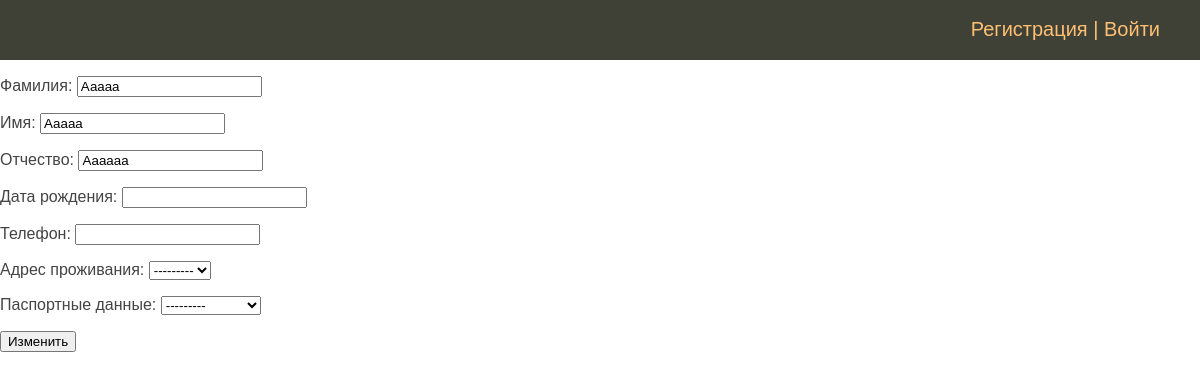
Page /person_mod/1/ on the committed database.
### person/models.py (models this page shows, shortened)
class Person(models.Model):
    second_name = models.CharField(max_length=50, verbose_name='Фамилия')
    first_name = models.CharField(max_length=50, verbose_name='Имя')
    patronymic = models.CharField(max_length=50, blank=True, null=True, verbose_name='Отчество')
    date_of_bird = models.DateField(blank=True, null=True, verbose_name='Дата рождения')
    phone_number = models.IntegerField(max_length=11, blank=True, null=True, verbose_name='Телефон')
    residence_address = models.OneToOneField(ResidenceAddress, on_delete=models.CASCADE,
                                             blank=True, null=True, verbose_name='Адрес проживания')
    passport = models.OneToOneField(Passport, on_delete=models.CASCADE,
                                    blank=True, null=True, verbose_name='паспортные данные')
    class Meta:
        verbose_name = 'ФИО'
        verbose_name_plural = 'ФИО'

### person/views.py (the view)
# urls.py: path('person_mod/<int:pk>/', views.person_mod, name='person_mod'),
def person_mod(request, pk):
    print(pk)
    post = get_object_or_404(Person, pk=pk)
    if request.method == 'POST':
        form = AddPerson(request.POST, instance=post)
        if form.is_valid():
            form.save()
            return redirect('person_list')
    else:
        form = AddPerson(instance=post)
    return render(request, 'person/person_mod.html', {'form': form, 'pk': pk, 'title': 'редактироние заявителя'})

### person/forms.py
class AddPerson(forms.ModelForm):
    class Meta:
        model = Person
        fields = '__all__'

### person/models.py (called while the page is built)
    def __str__(self):
        a = str(self.series.__str__()) + ' ' + str(self.number.__str__())
        return a

### person/templates/person/person_mod.html (shortened to what this page needs)
{% extends 'sobnushdi/base.html' %}
{% block content %}
<form action="{% url 'person_mod' pk=pk %}" method="post">
    {{ form.as_p }}
    <button type="submit">Изменить</button>
</form>
{% endblock %}

### sobnushdi/static/les/css/styles.css (style rules this page uses)
html, body { font-family: 'Arial'; margin: 0; padding: 0; height: 100%; width: 100%; color: #444; }

### rows in the picture
Person: second_name "Ааааа", first_name "Ааааа", patronymic "Аааааа", residence_address "---------", passport "---------"
